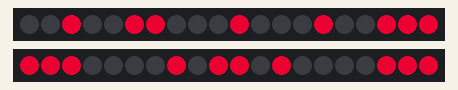
This sketch was run on a simulated Arduino Uno, built with avr-gcc and run on an emulated ATmega328P. On the bench: 2 × 20 RGB LEDs in strip order, left to right. Dim RGB values are drawn brighter than linear.

Above: at 0.1 s.
At 2.1 s:
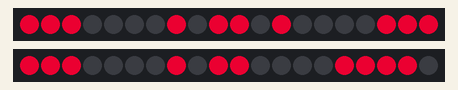
At 4.1 s:
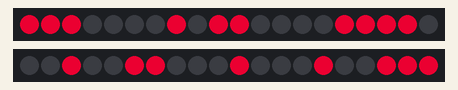

Measured:
- by itself, everything shown: repeats every 6.0 s, in 3 steps
- what the display in image 1 shows lasts 2.0 s, from 2.0 s to 4.0 s

The sketch:

Matriz_De_Leds.ino
```cpp
//Libreria para el manejo de la matriz
#include <Adafruit_NeoPixel.h>
#define size 20

//Parámetros de configuración
const byte oledPin_1 = 2;
const byte oledPin_2 = 3;
Adafruit_NeoPixel neopixel1 = Adafruit_NeoPixel(size, oledPin_1, NEO_GRB + NEO_KHZ800);
Adafruit_NeoPixel neopixel2 = Adafruit_NeoPixel(size, oledPin_2, NEO_GRB + NEO_KHZ800);

//Configuración para cada dibujo
int vector1[size]={	0,0,1,0,
                  	0,1,1,0,
                  	0,0,1,0,
                  	0,0,1,0,
                  	0,1,1,1
                 };
int vector2[size]={	1,1,1,0,
                	0,0,0,1,
                	0,1,1,0,
                	1,0,0,0,
                	0,1,1,1
                 };

int vector3[size]={	1,1,1,0,
                	0,0,0,1,
                	0,1,1,0,
                	0,0,0,1,
                	1,1,1,0
                 };

//Función para imprimir en la matriz
void printColor(int *vector, Adafruit_NeoPixel *neopixel);

//FSM
enum fsm_estados {s0,s1,s2};
enum fsm_estados estado;

void setup()
{
  neopixel1.begin();
  neopixel2.begin();
  estado=s0;
}

void loop()
{
  if (estado==s0)
  {
    printColor(&vector1[0],&neopixel1);
  	printColor(&vector2[0],&neopixel2);
    estado=s1;
  }
  else if (estado==s1)
  {
    printColor(&vector2[0],&neopixel1);
  	printColor(&vector3[0],&neopixel2);
    estado=s2;
  }
  else
  {
    printColor(&vector3[0],&neopixel1);
  	printColor(&vector1[0],&neopixel2);
    estado=s0;

  }
  delay(2000);
  neopixel1.clear();
  neopixel2.clear();
  //delay(2000);
}

//Función para imprimir en la matriz
void printColor(int *vector, Adafruit_NeoPixel *neopixel)
{
  for(int i=0;i<size;i++)
  {
    if(vector[i])
    	neopixel->setPixelColor(i,190,0,40);//RGB
  }
  neopixel->show();
}
```
